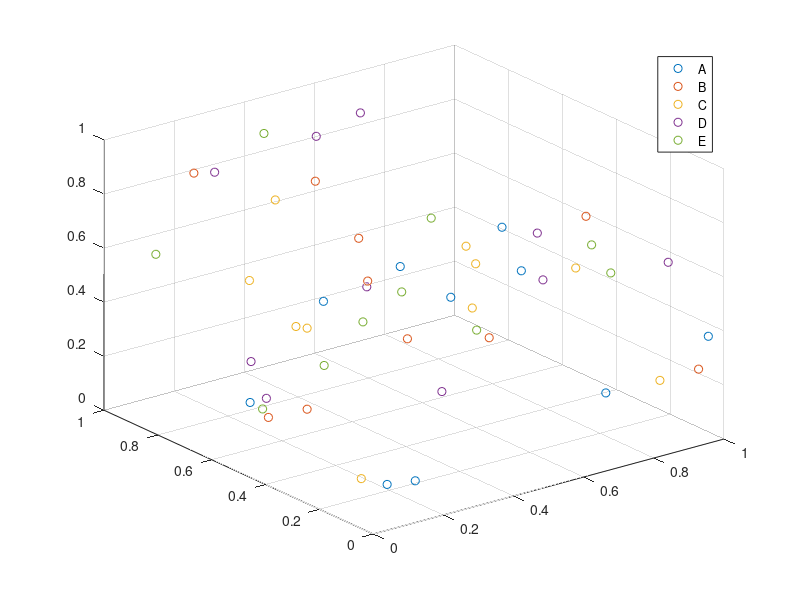

The MATLAB source for this figure:
function legend_error

figure;
for j=1:5
    x=rand(1,10);
    y=rand(1,10);
    z=rand(1,10);
    scatter3(x,y,z); hold on;
end;

%MATLAB bug: Must use two output parameters for this to work - thanks Alex
[~,~]=legend('A','B','C','D','E');

